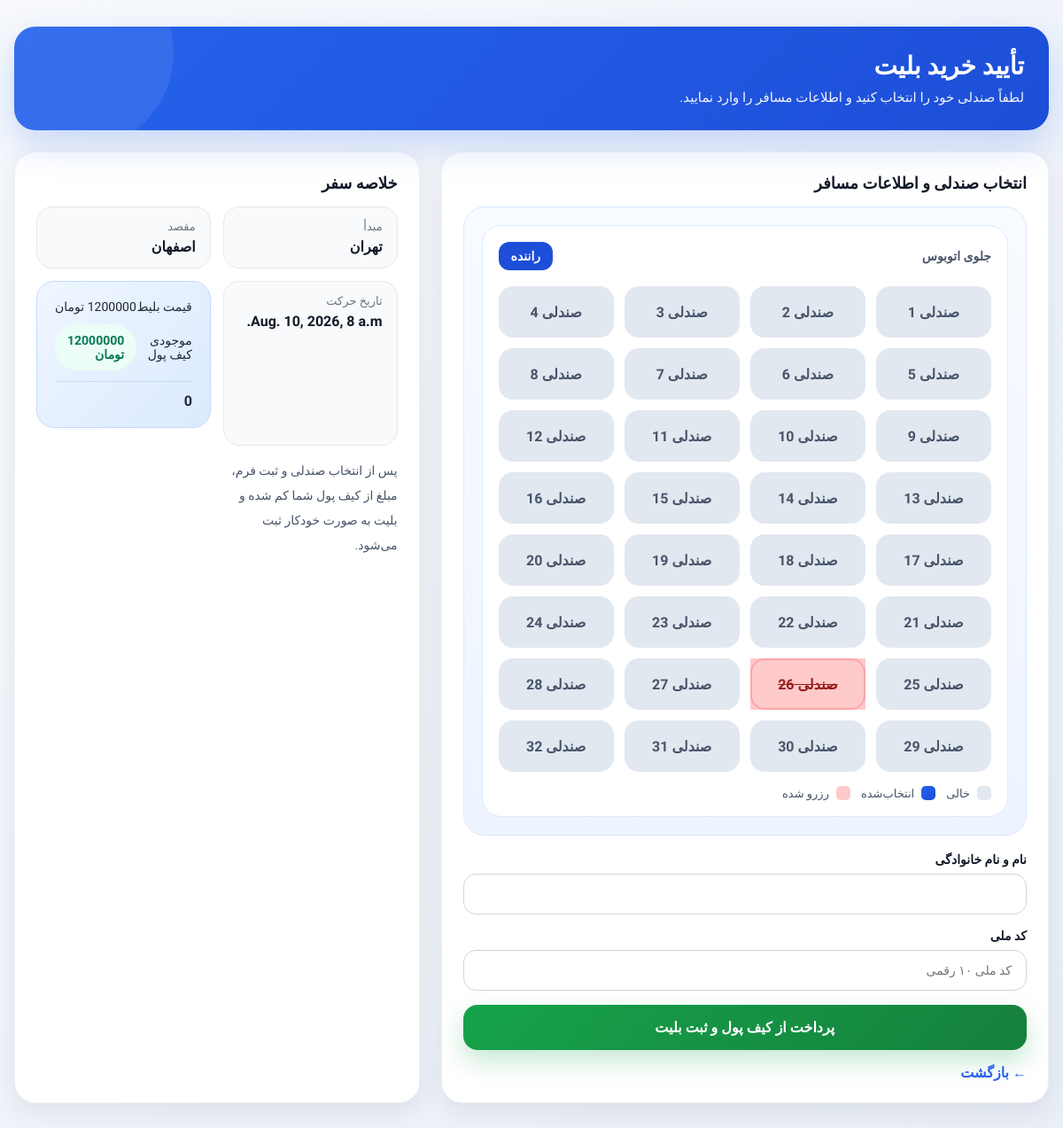
/bookings/buy/1/ (signed in), run on the app's committed database.
### trips/models.py (models this page shows, shortened)
class Trip(models.Model):
    origin=models.ForeignKey(City,on_delete=models.PROTECT,related_name="departing_trips")
    destination=models.ForeignKey(City,on_delete=models.PROTECT,related_name="arriving_trips")
    bus=models.ForeignKey(Bus,on_delete=models.PROTECT,related_name="trips")
    available_seats=models.PositiveBigIntegerField(default=40)
    departure_datetime=models.DateTimeField()
    arrival_datetime=models.DateTimeField(blank=True,null=True)
    price=models.PositiveIntegerField()
    is_active=models.BooleanField(default=True)
    class Meta:
        indexes=[
            models.Index(fields=["origin","destination","departure_datetime"]),
        ]

class City(models.Model):
    name=models.CharField(max_length=100,unique=True)
    slug=models.SlugField(max_length=120,unique=True)
    def __str__(self):
        return self.name

### bookings/views.py (the view, shortened to what this page needs)
# urls.py: path("buy/<int:trip_id>/",views.buy_ticket,name="buy_ticket"),
def buy_ticket(request, trip_id):
    trip = get_object_or_404(Trip, id=trip_id)
    wallet, created = Wallet.objects.get_or_create(user=request.user, defaults={'balance': 12000000})
    price = trip.price
    reserved_seats = list(Ticket.objects.filter(trip=trip).values_list('seat_number', flat=True))
    reserved_seats = [int(s) for s in reserved_seats]
    total_seats_range = list(range(1, 33))
    context = {
        "trip": trip,
        "price": price,
        "balance": wallet.balance,
        "reserved_seats": reserved_seats,
        "total_seats_range": total_seats_range,
    }
    return render(request, "bookings/confirm_buy.html", context)

### bookings/templates/bookings/confirm_buy.html (shortened to what this page needs)
{% load static %}
<!DOCTYPE html>
<html lang="fa" dir="rtl">
<head>
</head>
<body>
<div class="page-wrapper">
    <div class="header">
        <h1>تأیید خرید بلیت</h1>
        <p>لطفاً صندلی خود را انتخاب کنید و اطلاعات مسافر را وارد نمایید.</p>
    </div>
    <div class="grid">
        <div class="card">
            <div class="section-title">انتخاب صندلی و اطلاعات مسافر</div>
            <form method="post" action="/bookings/buy/{{ trip.id }}/">
                <div class="seat-layout">
                    <div class="bus">
                        <div class="bus-top">
                            <span>جلوی اتوبوس</span>
                            <span class="driver">راننده</span>
                        </div>
                        <div class="seat-grid">
                            {% for seat in total_seats_range %}
                                {% if seat in reserved_seats %}
                                    <div class="seat-item reserved">
                                        <label class="seat-label">صندلی {{ seat }}</label>
                                    </div>
                                {% else %}
                                    <div class="seat-item">
                                        <label class="seat-label" for="seat{{ seat }}">
                                            صندلی {{ seat }}
                                        </label>
                                    </div>
                                {% endif %}
                            {% endfor %}
                        </div>
                        <div class="legend">
                            <div class="legend-item">
                                <span class="legend-box available"></span>
                                <span>خالی</span>
                            </div>
                            <div class="legend-item">
                                <span class="legend-box selected"></span>
                                <span>انتخاب‌شده</span>
                            </div>
                            <div class="legend-item">
                                <span class="legend-box reserved"></span>
                                <span>رزرو شده</span>
                            </div>
                        </div>
                    </div>
                </div>
                <br>
                <div class="form-group">
                    <label for="full_name" class="form-label">نام و نام خانوادگی</label>
                    <input
                        type="text"
                        id="full_name"
                        name="full_name"
                        class="form-control"
                        required
                    >
                </div>
                <div class="form-group">
                    <label for="national_code" class="form-label">کد ملی</label>
                    <input
                        type="text"
                        id="national_code"
                        name="national_code"
                        class="form-control"
                        placeholder="کد ملی ۱۰ رقمی"
                        maxlength="10"
                        required
                    >
                </div>
                <button type="submit" class="submit-btn">پرداخت از کیف پول و ثبت بلیت</button>
            </form>
            <a href="javascript:history.back()" class="back-link">← بازگشت</a>
        </div>
        <div class="card">
            <div class="section-title">خلاصه سفر</div>
            <div class="trip-info">
                <div class="info-box">
                    <div class="info-label">مبدأ</div>
                    <div class="info-value">{{ trip.origin }}</div>
                </div>
                <div class="info-box">
                    <div class="info-label">مقصد</div>
                    <div class="info-value">{{ trip.destination }}</div>
                </div>
                <div class="info-box">
                    <div class="info-label">تاریخ حرکت</div>
                    <div class="info-value">{{ trip.departure_datetime }}</div>
                </div>
            <div class="summary-box">
                <div class="summary-row">
                    <span>قیمت بلیط</span>
                    <span>{{ price }} تومان</span>
                </div>
                <div class="summary-row">
                    <span>موجودی کیف پول</span>
                    <span class="balance-badge">{{ balance }} تومان</span>
                </div>
                <div class="summary-row">
                    <span id="selected-seat-count">0</span>
                </div>
            </div>
            <p style="font-size:14px; line-height:2; color:#475569;">
                پس از انتخاب صندلی و ثبت فرم، مبلغ از کیف پول شما کم شده و بلیت به صورت خودکار ثبت می‌شود.
            </p>
        </div>
    </div>
</div>
</body>
</html>

### bookings/templates/bookings/confirm_buy.html (style rules this page uses)
* { box-sizing: border-box; margin: 0; padding: 0; }
body { font-family: 'Vazirmatn', sans-serif; background: linear-gradient(135deg, #f7f9fc 0%, #e9eef7 100%); min-height: 100vh; color: #1f2937; }
.page-wrapper { max-width: 1200px; margin: 0 auto; padding: 30px 16px 50px; }
.header { background: linear-gradient(135deg, #2563eb, #1d4ed8); color: #fff; border-radius: 24px; padding: 28px; box-shadow: 0 16px 40px rgba(37, 99, 235, 0.22); margin-bottom: 24px; position: relative; overflow: hidden; }
.header::before { content: ""; position: absolute; width: 220px; height: 220px; border-radius: 50%; background: rgba(255,255,255,0.08); top: -80px; left: -40px; }
.header h1 { font-size: 28px; margin-bottom: 10px; position: relative; z-index: 1; }
.header p { font-size: 15px; opacity: 0.95; position: relative; z-index: 1; }
.grid { display: grid; grid-template-columns: 1.2fr 0.8fr; gap: 24px; }
.card { background: #fff; border-radius: 24px; padding: 24px; box-shadow: 0 10px 30px rgba(15, 23, 42, 0.08); border: 1px solid #eef2f7; }
.section-title { font-size: 18px; font-weight: 800; margin-bottom: 16px; color: #111827; }
.trip-info { display: grid; grid-template-columns: repeat(2, 1fr); gap: 14px; margin-bottom: 24px; }
.info-box { background: #f8fafc; border: 1px solid #e5e7eb; border-radius: 18px; padding: 14px 16px; }
.info-label { font-size: 13px; color: #6b7280; margin-bottom: 6px; }
.info-value { font-size: 16px; font-weight: 700; color: #111827; }
.seat-layout { background: linear-gradient(180deg, #f8fbff 0%, #eef4ff 100%); border: 1px solid #dbe7ff; border-radius: 24px; padding: 20px; }
.bus { background: #ffffff; border-radius: 22px; padding: 18px; border: 1px solid #dbeafe; box-shadow: inset 0 1px 0 rgba(255,255,255,0.8); }
.bus-top { display: flex; justify-content: space-between; align-items: center; margin-bottom: 18px; font-size: 14px; color: #475569; font-weight: 700; }
.driver { background: #1d4ed8; color: white; padding: 8px 14px; border-radius: 12px; }
.seat-grid { display: grid; grid-template-columns: repeat(4, minmax(0, 1fr)); gap: 12px; }
.seat-item { position: relative; }
.seat-label { display: flex; align-items: center; justify-content: center; height: 58px; border-radius: 16px; background: #e2e8f0; color: #475569; font-weight: 800; cursor: pointer; border: 2px solid transparent; transition: all 0.2s ease; user-select: none; }
.seat-item.reserved .seat-label { background: #fecaca; color: #991b1b; cursor: not-allowed; border-color: #fca5a5; text-decoration: line-through; }
.legend { display: flex; gap: 12px; flex-wrap: wrap; margin-top: 16px; }
.legend-item { display: flex; align-items: center; gap: 8px; font-size: 13px; color: #475569; }
.legend-box { width: 16px; height: 16px; border-radius: 5px; display: inline-block; }
.available { background: #e2e8f0; }
.selected { background: linear-gradient(135deg, #2563eb, #1d4ed8); }
.reserved { background: #fecaca; }
.form-group { margin-bottom: 16px; }
.form-label { display: block; margin-bottom: 8px; font-size: 14px; font-weight: 700; color: #111827; }
.form-control { width: 100%; border: 1px solid #d1d5db; border-radius: 14px; padding: 14px 16px; font-family: inherit; font-size: 14px; outline: none; transition: 0.2s; background: #fff; }
.summary-box { background: linear-gradient(135deg, #eff6ff, #dbeafe); border-radius: 20px; padding: 20px; border: 1px solid #bfdbfe; margin-bottom: 20px; }
.summary-row { display: flex; justify-content: space-between; align-items: center; margin-bottom: 12px; font-size: 14px; }
.summary-row:last-child { margin-bottom: 0; padding-top: 12px; border-top: 1px solid rgba(37, 99, 235, 0.15); font-size: 16px; font-weight: 800; }
.submit-btn { width: 100%; border: none; background: linear-gradient(135deg, #16a34a, #15803d); color: white; font-family: inherit; font-size: 16px; font-weight: 800; padding: 16px; border-radius: 16px; cursor: pointer; transition: 0.2s; box-shadow: 0 12px 28px rgba(22, 163, 74, 0.25); }
.balance-badge { display: inline-flex; align-items: center; gap: 8px; background: #ecfdf5; color: #047857; padding: 10px 14px; border-radius: 999px; font-weight: 700; font-size: 14px; }
.back-link { display: inline-block; margin-top: 16px; color: #2563eb; text-decoration: none; font-weight: 700; }

### data on the page
Trip: origin "تهران", destination "اصفهان", departure_datetime "Aug. 10, 2026, 8 a.m."

### other printed values
{{ seat }} "1" "2" "3" "4" "5" "6" "7" "8" "9" "10" "11" "12" "13" "14" "15" "16" "17" "18" "19" "20" "21" "22" "23" "24" "25" "27" "28" "29" "30" "31" "32"
{{ seat }} "26"
{{ balance }} "12000000"
